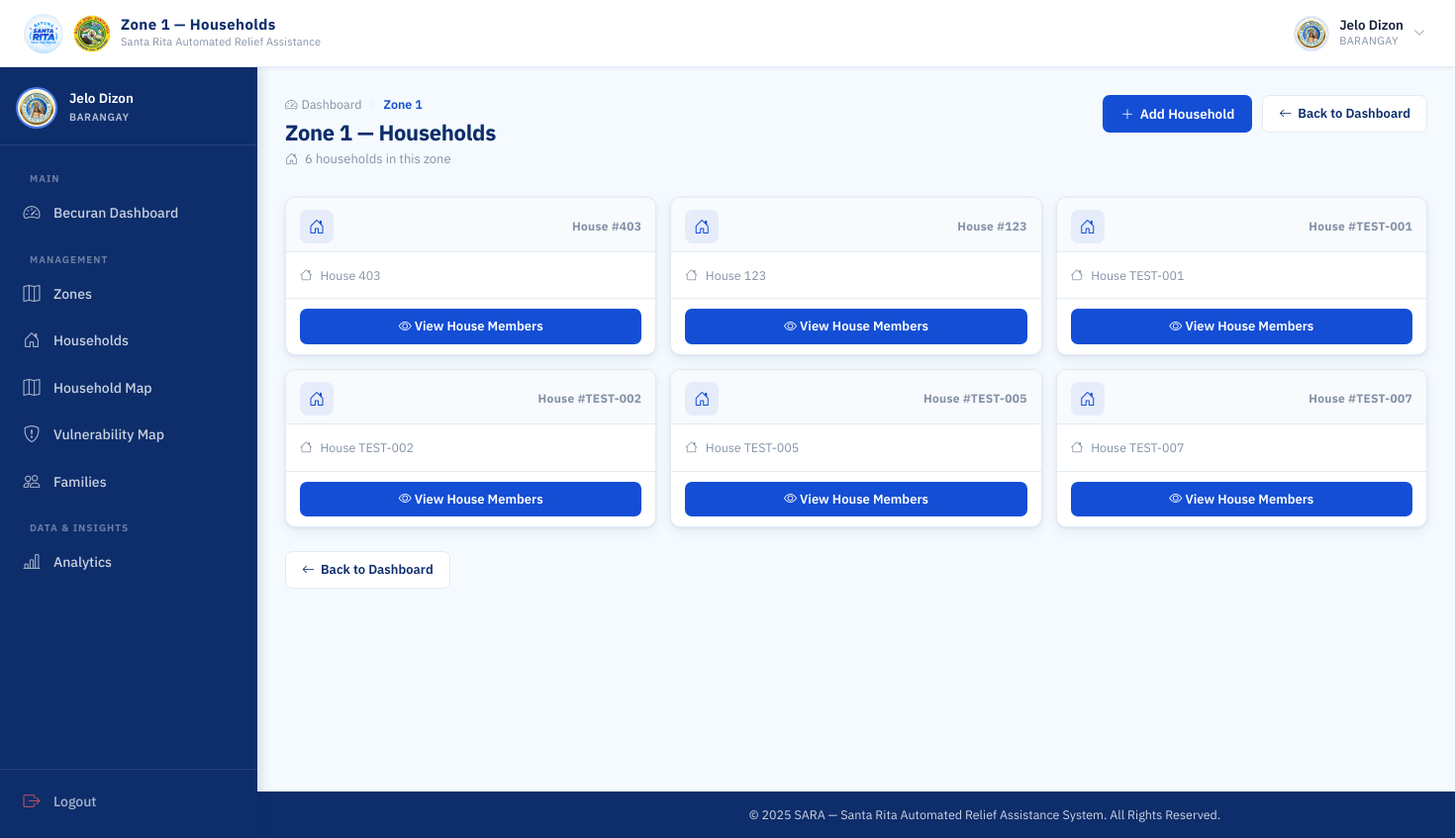
Page /barangay/zones/1/ (signed in) on the earlier database version.
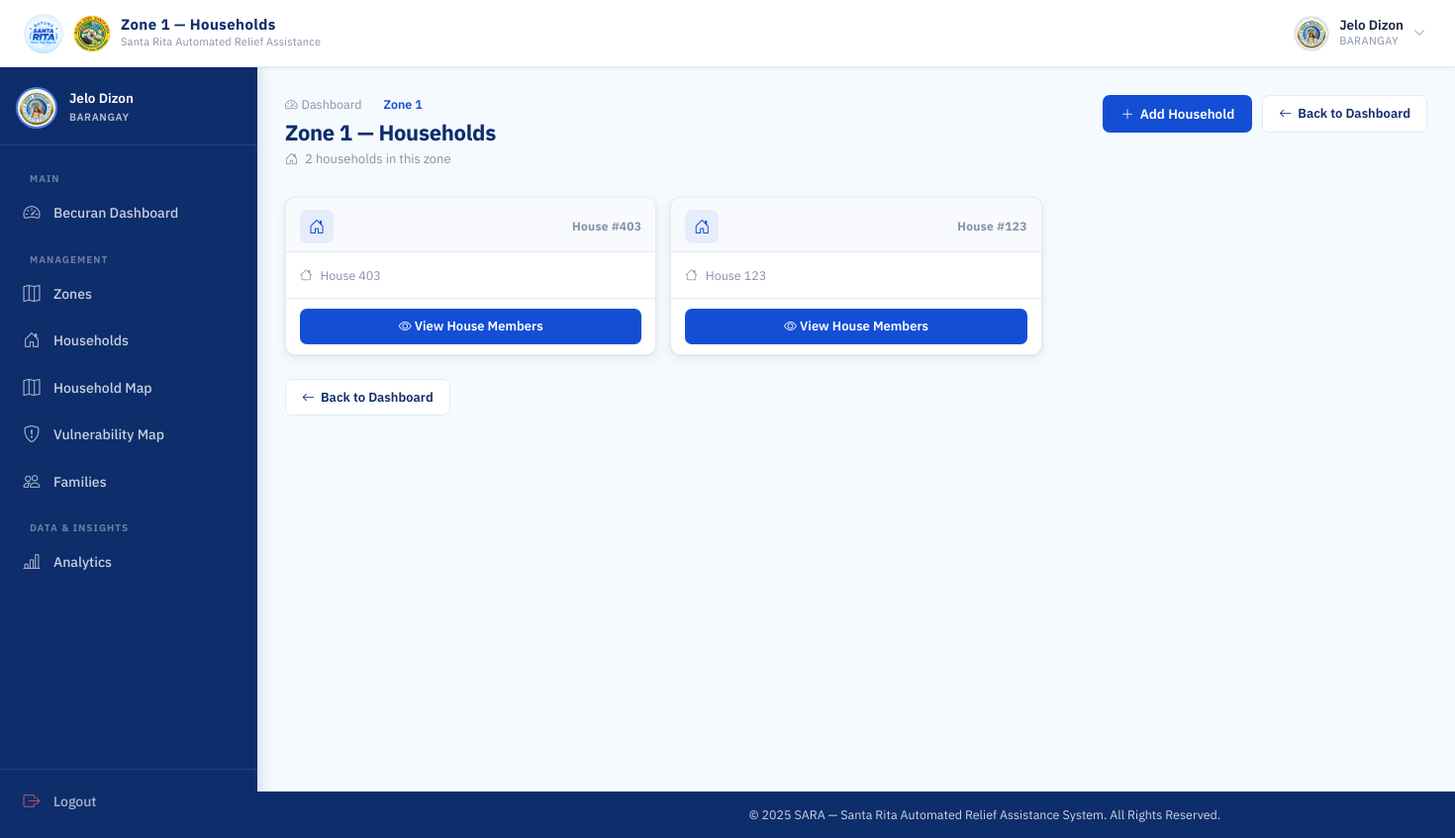
Same page on the later database version.
### households/models.py (models this page shows, shortened)
class Household(models.Model):
    barangay = models.ForeignKey(Barangay, on_delete=models.CASCADE, related_name='households')
    zone = models.ForeignKey(Zone, on_delete=models.CASCADE, related_name='households')
    LAND_USE_CHOICES = (
        ('RESIDENTIAL', 'Residential'),
        ('AGRICULTURAL', 'Agricultural'),
        ('COMMERCIAL', 'Commercial'),
        ('INDUSTRIAL', 'Industrial'),
        ('INSTITUTIONAL', 'Institutional'),
        ('FISHING', 'Fishing'),
    )
    HAZARD_CHOICES = (
        ('NONE', 'No Hazard'),
        ('FLOOD', 'Flood'),
        ('LANDSLIDE', 'Landslide'),
        ('FIRE', 'Fire'),
        ('EARTHQUAKE', 'Earthquake/Fault'),
        ('RIVERBANK_EROSION', 'Riverbank Erosion'),
        ('OTHER', 'Other'),
    )
    house_number = models.CharField(max_length=50)
    land_use = models.CharField(max_length=20, choices=LAND_USE_CHOICES)
    hazard_exposure = models.CharField(max_length=20, choices=HAZARD_CHOICES)
    flood_depth = models.CharField(max_length=50, blank=True)
    flood_frequency = models.CharField(max_length=50, blank=True)
    hazard_other_description = models.CharField(max_length=255, blank=True)
    accessibility = models.CharField(max_length=255, blank=True)
    location_notes = models.CharField(max_length=255, blank=True)
    latitude = models.DecimalField(max_digits=9, decimal_places=6, null=True, blank=True)
    longitude = models.DecimalField(max_digits=9, decimal_places=6, null=True, blank=True)

### households/views.py (the view)
# urls.py: path('barangay/zones/<int:zone_id>/', views.zone_detail, name='zone_detail'),
@login_required(login_url='login')
@session_protected
def zone_detail(request, zone_id):
    if request.user.role != 'BARANGAY':
        return HttpResponseForbidden("Access Denied")
    zone = get_object_or_404(Zone, id=zone_id, barangay=request.user.barangay)
    households = Household.objects.filter(zone=zone)
    return render(request, 'households/zone_detail.html', {
        'zone': zone,
        'households': households
    })

### accounts/context_processors.py (called while the page is built)
def auth_required(request):
    return {
        'requires_auth': request.user.is_authenticated
    }

### accounts/models.py (called while the page is built)
    def __str__(self):
        return self.name

### households/templates/households/zone_detail.html (shortened to what this page needs)
{% extends 'base.html' %}
{% load static %}
{% block navbar_title %}{{ zone.name }} — Households{% endblock %}
{% block css %}
<link rel="stylesheet" href="{% static 'css/mswdo_dashboard.css' %}">
<link rel="stylesheet" href="{% static 'css/barangay_accounts.css' %}">
<link rel="stylesheet" href="{% static 'css/barangay_list.css' %}">
<link rel="stylesheet" href="{% static 'css/households.css' %}">
<link rel="stylesheet" href="{% static 'css/scan_rfid.css' %}">
{% endblock %}
{% block content %}
<div class="dash-page-header">
  <div>
    <div class="page-breadcrumb">
      <a href="{% url 'barangay_dashboard' %}" class="breadcrumb-link">
        <i class="bi bi-speedometer2"></i> Dashboard
      </a>
      <i class="bi bi-chevron-right breadcrumb-sep"></i>
      <span class="breadcrumb-current">{{ zone.name }}</span>
    </div>
    <h1 class="dash-page-title">{{ zone.name }} — Households</h1>
    <p class="dash-page-sub">
      <i class="bi bi-house-door me-1"></i>
      {{ households|length }} household{{ households|length|pluralize }} in this zone
    </p>
  </div>
  <div class="dash-header-actions">
    <a href="{% url 'add_household' zone.id %}" class="btn-dash-primary">
      <i class="bi bi-plus-lg"></i> Add Household
    </a>
    <a href="{% url 'barangay_dashboard' %}" class="btn-dash-outline">
      <i class="bi bi-arrow-left"></i> Back to Dashboard
    </a>
  </div>
</div>
{% if households %}
<div class="hh-grid">
  {% for household in households %}
  <div class="hh-card" style="cursor: pointer;" onclick="openHouseholdModal({{ household.id }})">
    <div class="hh-card__header">
      <div class="hh-card__icon"><i class="bi bi-house-door"></i></div>
      <span class="hh-card__num">House #{{ household.house_number }}</span>
    </div>
    <div class="hh-card__body">
      <p class="hh-card__family">
        <i class="bi bi-house me-1"></i>House {{ household.house_number }}
      </p>
    </div>
    <div class="hh-card__footer">
      <a href="{% url 'household_detail' household.id %}" class="btn-dash-primary hh-card__btn text-center w-100 d-inline-block" onclick="event.stopPropagation()">
        <i class="bi bi-eye"></i> View House Members
      </a>
    </div>
  </div>
  {% endfor %}
</div>
{% endif %}
<div class="page-back-row">
  <a href="{% url 'barangay_dashboard' %}" class="btn-dash-outline">
    <i class="bi bi-arrow-left"></i> Back to Dashboard
  </a>
</div>
{% endblock %}

Differences in the rows shown:
removed Household: house_number "TEST-001"
removed Household: house_number "TEST-002"
removed Household: house_number "TEST-005"
removed Household: house_number "TEST-007"
Other differences:
{{ households|length }}: "6" → "2"
